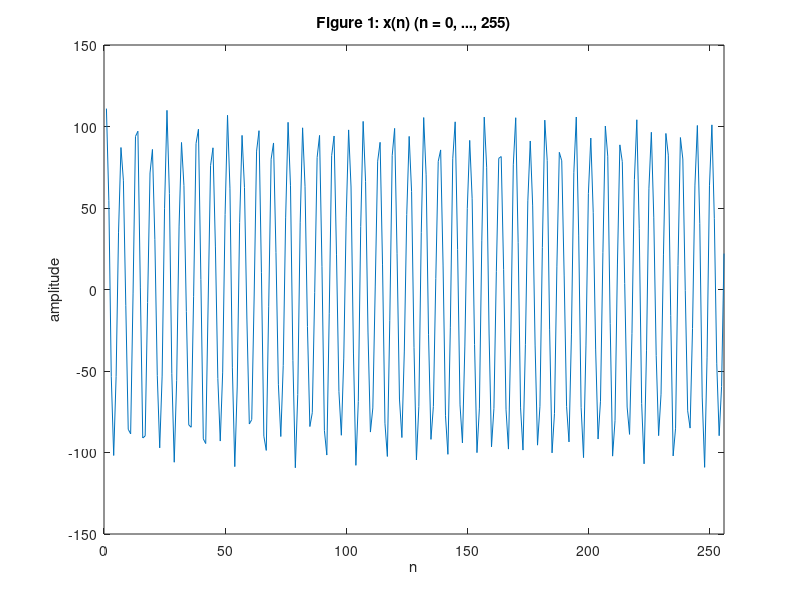
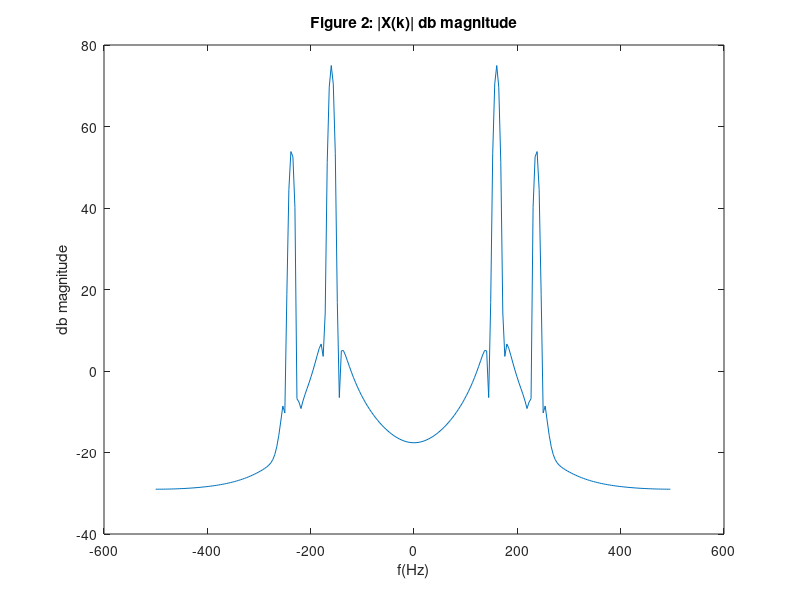
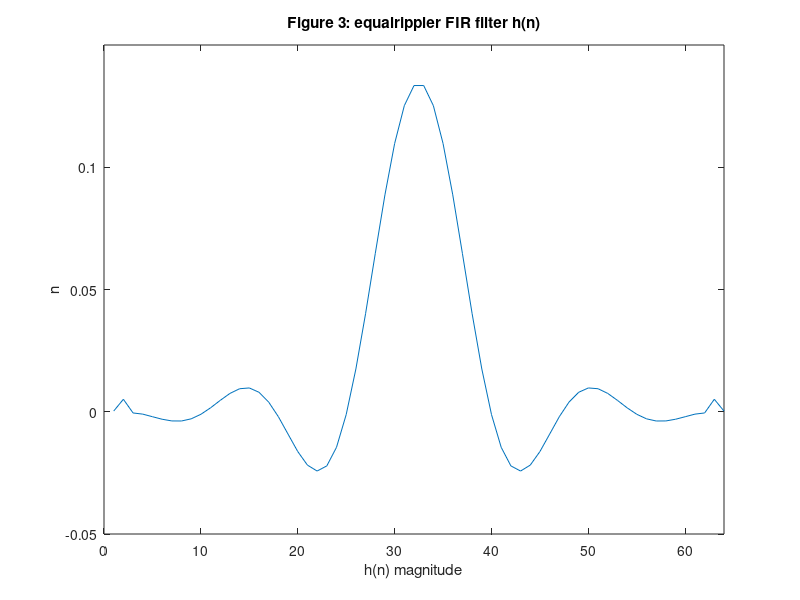
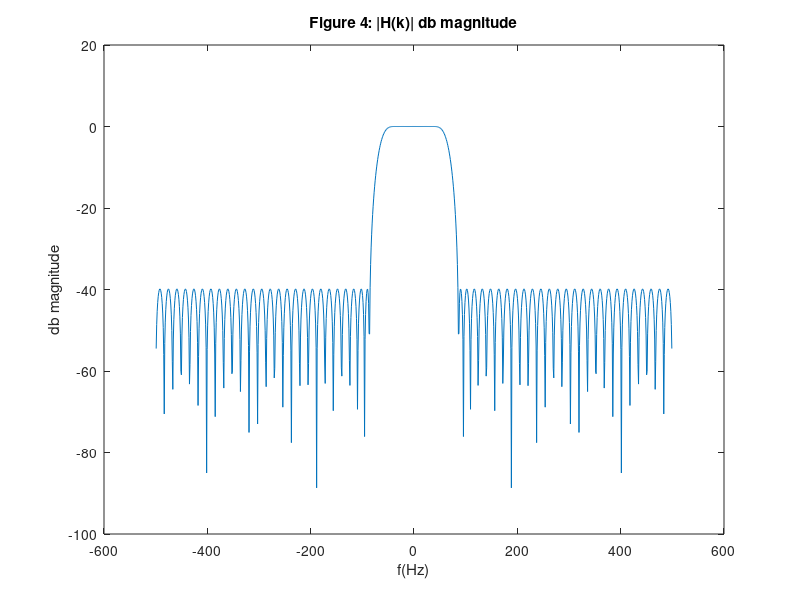

Here is the MATLAB script that generated these plots, in order:
clear;
close all;
%% Part I: data set

% Generating the 4096 point signal with fs = 1khz
fs = 1000;          %given in the problem, the fs = 1khz
Al = [100 10 1];
fl = [160 237 240];
N = 4096;           % given in data set
t = 0 : N - 1;
xt = 0;
for l = 1 : 3
    xt = xt + Al(l) * cos(2 * pi * fl(l).*t/fs); 
end

NFFT = 256;
n = 0 : NFFT - 1;
% extracting the first 256 portion of the data
xn = xt(1:NFFT);
tosave = figure; 
plot(xn);
title('Figure 1: x(n) (n = 0, ..., 255)');
xlabel('n');
ylabel('amplitude');
axis([0 256 -150 150]);
saveas(tosave, 'figure1.jpg');

alpha = 2.5;
beta = 7.85;
kbWindow = kaiser(NFFT, beta);
xk1 = fftshift(fft(xn));

xk = fftshift(fft(xn.* kbWindow', NFFT));
f = fs * (1/NFFT * n - 0.5);

figure;
stem(f, 20*log10(abs(xk1)));

tosave = figure; 
plot(f, 20*log10(abs(xk)));
title('Figure 2: |X(k)| db magnitude');
xlabel('f(Hz)');
ylabel('db magnitude');
saveas(tosave, 'figure2.jpg');

%% Part II: Decimation Filter Design

fpc = 40;   %passband cutoff frequency = 40 Hz (analog)
fsc = 85;   %stopband cutoff frequency = 85 Hz (analog)
n = 63; % 64-coefficient, linear phase, FIR
freq_band = [0, 2 * fpc/fs, 2 * fsc/fs, 1];
hn= firpm(n, freq_band, [1 ,1, 0, 0], [50, 1]);
%plot hn
tosave = figure;
plot(hn);
title('Figure 3: equalrippler FIR filter h(n)');
xlabel('h(n) magnitude');
ylabel('n');
axis([0 64 -0.05 0.15]);
saveas(tosave, 'figure3.jpg');

NFFT = 1024;
w = rectwin(1024);
hn = [hn, zeros(1,NFFT-length(hn))];
hk = fftshift(fft(hn.* w', NFFT));

k = -NFFT/2 : NFFT/2 - 1; % 1024 points in total
fk = fs * (1/NFFT * k);
tosave = figure;
plot(fk, 20 * log10(abs(hk)));
title('Figure 4: |H(k)| db magnitude');
xlabel('f(Hz)');
ylabel('db magnitude');
saveas(tosave, 'figure 4.jpg');

% plot the zoom in graph f from -40hz to 40hz
tosave = figure;
plot(fk, 20 * log10(abs(hk)));
title('Figure 5: |H(k)| db magnitude -40hz to 40hz');
xlim([-40 40]);
ylim([-0.01, 0.01])
xlabel('f(Hz)');
ylabel('db magnitude');
saveas(tosave, 'figure 5.jpg');

%% Part III Complex Basebanding and Desampling
% part a
f0 = 250;
w0 = 2 * pi * f0/fs;
NFFT = 256;
alpha = 2.5;
beta = 7.85;
n = 0 : N - 1;
k = 0 : NFFT - 1;
kbWindow = kaiser(NFFT, beta);
cm = exp(-1i .* n * w0) .* xt;
fftcm = fftshift(fft(cm(1:NFFT) .* kbWindow', NFFT));
tosave = figure;
f = fs * (1/NFFT * k - 0.5);
plot(f, 20 * log10(abs(fftcm)));
title('Figure 6: |FFT| db magnitude n = 0 : 255');
xlabel('f(Hz)');
ylabel('db magnitude of |FFT|');
saveas(tosave, 'figure 6.jpg');

% part b
% hn4096 = [hn, zeros(1,N-length(hn))];
% filtered = filter(hn4096(1:64),1,cm);
filtered = conv(cm,hn(1:64),'same');
fftcm1= fftshift(fft(filtered(NFFT+1:2*NFFT).* kbWindow',NFFT));% Take FFT
tosave = figure;
plot(f, 20*log10(abs(fftcm1)));
title('Figure 7: |FFT| db magnitude n = 256 : 511');
xlabel('frequency f(Hz)');
ylabel('dB magnitude of |FFT|');
saveas(tosave, 'figure 7.jpg');
% part c
downsampleFiltered = downsample(filtered, 8);

%% Part IV High Resolution Spectral Analysis
fftcm2= fftshift(fft(downsampleFiltered(NFFT+1:2*NFFT).* kbWindow',NFFT));
tosave = figure;
f2 = 125 * (1/NFFT * k - 0.5);
plot(f2, 20*log10(abs(fftcm2)));
title('Figure 8: Downsampled(125Hz)|FFT| db magnitude n = 256 : 511');
xlabel('frequency f(Hz)');
ylabel('dB magnitude of |FFT|');
axis([-60 60 -40 60]);
saveas(tosave, 'figure 8.jpg');

% part b
fpc = 40;   %passband cutoff frequency = 40 Hz (analog)
fsc = 85;   %stopband cutoff frequency = 85 Hz (analog)
n = 63; % 64-coefficient, linear phase, FIR
freq_band = [0, 2 * fpc/fs, 2 * fsc/fs, 1];
hn= firpm(n, freq_band, [1 ,1, 0, 0], [1,150]);
%plot hn
tosave = figure;
plot(hn);
title('Figure 9: equalrippler FIR filter h(n) with weighting ratio 1 : 150');
xlabel('h(n) magnitude');
ylabel('n');
axis([0 64 -0.05 0.15]);
saveas(tosave, 'figure9.jpg');

NFFT = 1024;
w = rectwin(1024);
hn = [hn, zeros(1,NFFT-length(hn))];
hk = fftshift(fft(hn.* w', NFFT));

k = -NFFT/2 : NFFT/2 - 1; % 1024 points in total
fk = fs * (1/NFFT * k);
tosave = figure;
plot(fk, 20 * log10(abs(hk)));
title('Figure 10: |H(k)| db magnitude');
xlabel('f(Hz)');
ylabel('db magnitude');
saveas(tosave, 'figure 10.jpg');

% plot the zoom in graph f from -40hz to 40hz
tosave = figure;
plot(fk, 20 * log10(abs(hk)));
title('Figure 11: |H(k)| db magnitude -40hz to 40hz');
xlim([-40 40]);
ylim([-0.25, 0.25])
xlabel('f(Hz)');
ylabel('db magnitude');
saveas(tosave, 'figure11.jpg');

f0 = 250;
w0 = 2 * pi * f0/fs;
NFFT = 256;
alpha = 2.5;
beta = 7.85;
n = 0 : N - 1;
k = 0 : NFFT - 1;
kbWindow = kaiser(NFFT, beta);
cm = exp(-1i .* n * w0) .* xt;
% hn4096 = [hn, zeros(1,N-length(hn))];
% filtered = filter(cm,1,hn4096);
filtered = conv(cm,hn(1:64),'same');
downsampleFiltered = downsample(filtered, 8);
fftcm2= fftshift(fft(downsampleFiltered(NFFT+1:2*NFFT).* kbWindow',NFFT));
tosave = figure;
plot(f2, 20*log10(abs(fftcm2)));
title('Figure 12: Downsampled(125Hz)|FFT| db magnitude n = 256 : 511');
xlabel('frequency f(Hz)');
ylabel('dB magnitude of |FFT|');
axis([-60 60 -40 60]);
saveas(tosave, 'figure 12.jpg');